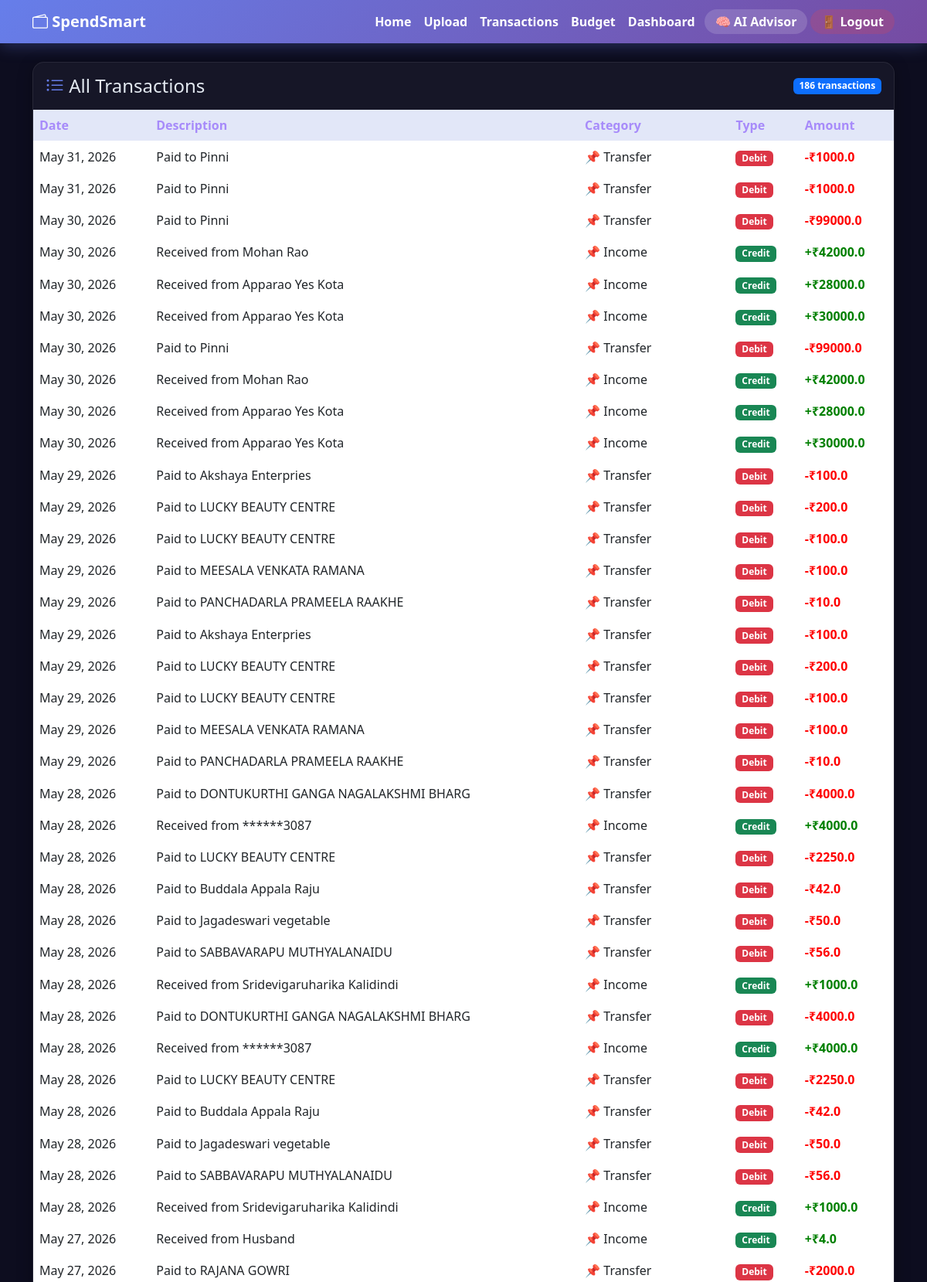
The app's page /transactions (signed in, upper part) with its own data.
### models.py (models this page shows)
class Transaction(db.Model):
    id = db.Column(db.Integer, primary_key=True)
    user_id = db.Column(db.Integer, db.ForeignKey('user.id'), nullable=False)
    date = db.Column(db.String(50), nullable=False)
    description = db.Column(db.String(200), nullable=False)
    amount = db.Column(db.Float, nullable=False)
    type = db.Column(db.String(10), nullable=False)
    category = db.Column(db.String(50), default='Uncategorized')
    created_at = db.Column(db.DateTime, default=datetime.utcnow)

### app.py (the view)
@app.route('/transactions')
@login_required
def transactions():
    uid = current_user_id()
    all_transactions = Transaction.query.filter_by(user_id=uid).order_by(Transaction.date.desc()).all()
    return render_template('transactions.html', transactions=all_transactions)

### app.py (called while the page is built)
def login_required(f):
    @wraps(f)
    def decorated(*args, **kwargs):
        if 'user_id' not in session:
            return redirect(url_for('login'))
        return f(*args, **kwargs)
    return decorated

def current_user_id():
    return session.get('user_id')

### templates/transactions.html (shortened to what this page needs)
{% extends 'base.html' %}
{% block content %}
<div class="row mt-4">
  <div class="col-12">
    <div class="card">
      <div class="d-flex justify-content-between align-items-center p-3">
        <h4 class="mb-0">
          <i class="bi bi-list-ul" style="color:#667eea"></i>
          All Transactions
        </h4>
        <span class="badge bg-primary">{{ transactions|length }} transactions</span>
      </div>
      <div class="table-responsive">
        <table class="table table-hover mb-0">
          <thead style="background:#f8f9fa;">
            <tr>
              <th>Date</th>
              <th>Description</th>
              <th>Category</th>
              <th>Type</th>
              <th>Amount</th>
            </tr>
          </thead>
          <tbody>
            {% for t in transactions %}
            <tr>
              <td>{{ t.date }}</td>
              <td>{{ t.description }}</td>
              <td>
                {% if t.category == 'Food' %} 🍔
                {% elif t.category == 'Transport' %} 🚗
                {% elif t.category == 'Shopping' %} 🛍️
                {% elif t.category == 'Entertainment' %} 🎬
                {% elif t.category == 'Health' %} 💊
                {% elif t.category == 'Bills' %} ⚡
                {% elif t.category == 'Education' %} 📚
                {% else %} 📌
                {% endif %}
                {{ t.category }}
              </td>
              <td>
                {% if t.type == 'income' %}
                  <span class="badge bg-success">Credit</span>
                {% else %}
                  <span class="badge bg-danger">Debit</span>
                {% endif %}
              </td>
              <td>
                {% if t.type == 'income' %}
                  <span style="color:green; font-weight:600;">+₹{{ t.amount }}</span>
                {% else %}
                  <span style="color:red; font-weight:600;">-₹{{ t.amount }}</span>
                {% endif %}
              </td>
            </tr>
            {% endfor %}
          </tbody>
        </table>
      </div>
    </div>
  </div>
</div>
{% endblock %}

### templates/base.html (style rules this page uses)
body { background-color: #0d0d1f; color: #e2e8f0; }
.card { border: 1px solid rgba(255,255,255,0.08); border-radius: 15px; background: rgba(255,255,255,0.04); box-shadow: 0 4px 20px rgba(0,0,0,0.3); color: #e2e8f0; }
.table { color: #e2e8f0; }
.table thead th { background: rgba(102,126,234,0.15); color: #a78bfa; border-color: rgba(255,255,255,0.08); }
.table tbody tr { border-color: rgba(255,255,255,0.06); }

### records on screen
Transaction: date "May 31, 2026", description "Paid to Pinni", category "Transfer", type "Debit", amount "1000.0"
Transaction: date "May 31, 2026", description "Paid to Pinni", category "Transfer", type "Debit", amount "1000.0"
Transaction: date "May 30, 2026", description "Paid to Pinni", category "Transfer", type "Debit", amount "99000.0"
Transaction: date "May 30, 2026", description "Received from Mohan Rao", category "Income", type "Credit", amount "42000.0"
Transaction: date "May 30, 2026", description "Received from Apparao Yes Kota", category "Income", type "Credit", amount "28000.0"
Transaction: date "May 30, 2026", description "Received from Apparao Yes Kota", category "Income", type "Credit", amount "30000.0"
Transaction: date "May 30, 2026", description "Paid to Pinni", category "Transfer", type "Debit", amount "99000.0"
Transaction: date "May 30, 2026", description "Received from Mohan Rao", category "Income", type "Credit", amount "42000.0"
Transaction: date "May 30, 2026", description "Received from Apparao Yes Kota", category "Income", type "Credit", amount "28000.0"
Transaction: date "May 30, 2026", description "Received from Apparao Yes Kota", category "Income", type "Credit", amount "30000.0"
Transaction: date "May 29, 2026", description "Paid to Akshaya Enterpries", category "Transfer", type "Debit", amount "100.0"
Transaction: date "May 29, 2026", description "Paid to LUCKY BEAUTY CENTRE", category "Transfer", type "Debit", amount "200.0"
Transaction: date "May 29, 2026", description "Paid to LUCKY BEAUTY CENTRE", category "Transfer", type "Debit", amount "100.0"
Transaction: date "May 29, 2026", description "Paid to MEESALA VENKATA RAMANA", category "Transfer", type "Debit", amount "100.0"
Transaction: date "May 29, 2026", description "Paid to PANCHADARLA PRAMEELA RAAKHE", category "Transfer", type "Debit", amount "10.0"
Transaction: date "May 29, 2026", description "Paid to Akshaya Enterpries", category "Transfer", type "Debit", amount "100.0"
Transaction: date "May 29, 2026", description "Paid to LUCKY BEAUTY CENTRE", category "Transfer", type "Debit", amount "200.0"
Transaction: date "May 29, 2026", description "Paid to LUCKY BEAUTY CENTRE", category "Transfer", type "Debit", amount "100.0"
Transaction: date "May 29, 2026", description "Paid to MEESALA VENKATA RAMANA", category "Transfer", type "Debit", amount "100.0"
Transaction: date "May 29, 2026", description "Paid to PANCHADARLA PRAMEELA RAAKHE", category "Transfer", type "Debit", amount "10.0"
Transaction: date "May 28, 2026", description "Paid to DONTUKURTHI GANGA NAGALAKSHMI BHARG", category "Transfer", type "Debit", amount "4000.0"
Transaction: date "May 28, 2026", description "Received from ******3087", category "Income", type "Credit", amount "4000.0"
Transaction: date "May 28, 2026", description "Paid to LUCKY BEAUTY CENTRE", category "Transfer", type "Debit", amount "2250.0"
Transaction: date "May 28, 2026", description "Paid to Buddala Appala Raju", category "Transfer", type "Debit", amount "42.0"
Transaction: date "May 28, 2026", description "Paid to Jagadeswari vegetable", category "Transfer", type "Debit", amount "50.0"
Transaction: date "May 28, 2026", description "Paid to SABBAVARAPU MUTHYALANAIDU", category "Transfer", type "Debit", amount "56.0"
Transaction: date "May 28, 2026", description "Received from Sridevigaruharika Kalidindi", category "Income", type "Credit", amount "1000.0"
Transaction: date "May 28, 2026", description "Paid to DONTUKURTHI GANGA NAGALAKSHMI BHARG", category "Transfer", type "Debit", amount "4000.0"
Transaction: date "May 28, 2026", description "Received from ******3087", category "Income", type "Credit", amount "4000.0"
Transaction: date "May 28, 2026", description "Paid to LUCKY BEAUTY CENTRE", category "Transfer", type "Debit", amount "2250.0"
Transaction: date "May 28, 2026", description "Paid to Buddala Appala Raju", category "Transfer", type "Debit", amount "42.0"
Transaction: date "May 28, 2026", description "Paid to Jagadeswari vegetable", category "Transfer", type "Debit", amount "50.0"
Transaction: date "May 28, 2026", description "Paid to SABBAVARAPU MUTHYALANAIDU", category "Transfer", type "Debit", amount "56.0"
Transaction: date "May 28, 2026", description "Received from Sridevigaruharika Kalidindi", category "Income", type "Credit", amount "1000.0"
Transaction: date "May 27, 2026", description "Received from Husband", category "Income", type "Credit", amount "4.0"
Transaction: date "May 27, 2026", description "Paid to RAJANA GOWRI", category "Transfer", type "Debit", amount "2000.0"

### other values on screen
{{ transactions|length }} "186"
